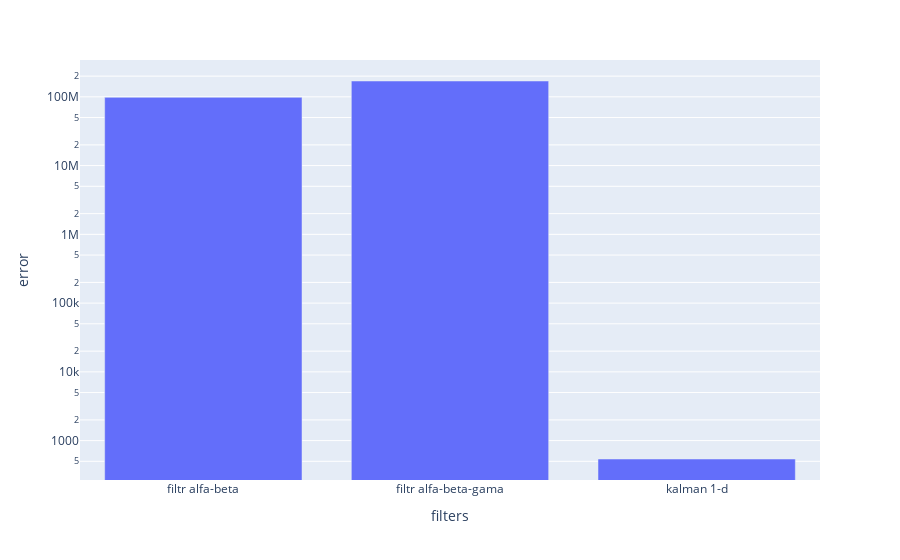

The code cell stored with this chart in its notebook:
### Code cell
fig = ex.bar(errors, x='filters', y='error', log_y=True)
fig.show()

### Figure 1 — Plotly figure (JSON) as saved in the notebook; plotly's stock layout.template omitted (floating-point values rounded to 4 significant figures)
{"data": [{"alignmentgroup": "True", "hovertemplate": "filters=%{x}<br>error=%{y}<extra></extra>", "legendgroup": "", "marker": {"color": "#636efa", "pattern": {"shape": ""}}, "name": "", "offsetgroup": "", "orientation": "v", "showlegend": false, "textposition": "auto", "type": "bar", "x": ["filtr alfa-beta", "filtr alfa-beta-gama", "kalman 1-d"], "xaxis": "x", "y": [98270000.0, 169900000.0, 540.4], "yaxis": "y"}], "layout": {"barmode": "relative", "legend": {"tracegroupgap": 0}, "margin": {"t": 60}, "xaxis": {"anchor": "y", "domain": [0, 1], "title": {"text": "filters"}}, "yaxis": {"anchor": "x", "domain": [0, 1], "title": {"text": "error"}, "type": "log"}}}
